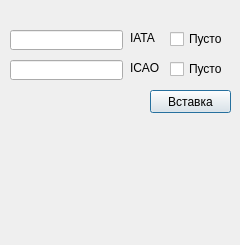
<?xml version="1.0" encoding="UTF-8"?>
<ui version="4.0">
 <class>Dialog</class>
 <widget class="QDialog" name="Dialog">
  <property name="geometry">
   <rect>
    <x>0</x>
    <y>0</y>
    <width>240</width>
    <height>245</height>
   </rect>
  </property>
  <property name="sizePolicy">
   <sizepolicy hsizetype="Fixed" vsizetype="Fixed">
    <horstretch>0</horstretch>
    <verstretch>0</verstretch>
   </sizepolicy>
  </property>
  <property name="windowTitle">
   <string>Dialog</string>
  </property>
  <widget class="QLabel" name="label">
   <property name="geometry">
    <rect>
     <x>130</x>
     <y>30</y>
     <width>31</width>
     <height>16</height>
    </rect>
   </property>
   <property name="text">
    <string>IATA</string>
   </property>
  </widget>
  <widget class="QLabel" name="label_2">
   <property name="geometry">
    <rect>
     <x>130</x>
     <y>60</y>
     <width>31</width>
     <height>16</height>
    </rect>
   </property>
   <property name="text">
    <string>ICAO</string>
   </property>
  </widget>
  <widget class="QLineEdit" name="lineEdit_AirLineCodeIATA">
   <property name="geometry">
    <rect>
     <x>10</x>
     <y>30</y>
     <width>113</width>
     <height>20</height>
    </rect>
   </property>
  </widget>
  <widget class="QLineEdit" name="lineEdit_AirLineCodeICAO">
   <property name="geometry">
    <rect>
     <x>10</x>
     <y>60</y>
     <width>113</width>
     <height>20</height>
    </rect>
   </property>
  </widget>
  <widget class="QCheckBox" name="checkBox_Status_IATA">
   <property name="geometry">
    <rect>
     <x>170</x>
     <y>30</y>
     <width>61</width>
     <height>18</height>
    </rect>
   </property>
   <property name="text">
    <string>Пусто</string>
   </property>
  </widget>
  <widget class="QPushButton" name="pushButton_SearchInsert">
   <property name="geometry">
    <rect>
     <x>150</x>
     <y>90</y>
     <width>81</width>
     <height>23</height>
    </rect>
   </property>
   <property name="text">
    <string>Вставка</string>
   </property>
  </widget>
  <widget class="QCheckBox" name="checkBox_Status_ICAO">
   <property name="geometry">
    <rect>
     <x>170</x>
     <y>60</y>
     <width>61</width>
     <height>18</height>
    </rect>
   </property>
   <property name="text">
    <string>Пусто</string>
   </property>
  </widget>
  <widget class="QLabel" name="label_25">
   <property name="geometry">
    <rect>
     <x>10</x>
     <y>90</y>
     <width>131</width>
     <height>141</height>
    </rect>
   </property>
   <property name="text">
    <string/>
   </property>
   <property name="pixmap">
    <pixmap>Значки (Иконки)/edit.ico</pixmap>
   </property>
  </widget>
 </widget>
 <resources/>
 <connections/>
</ui>
